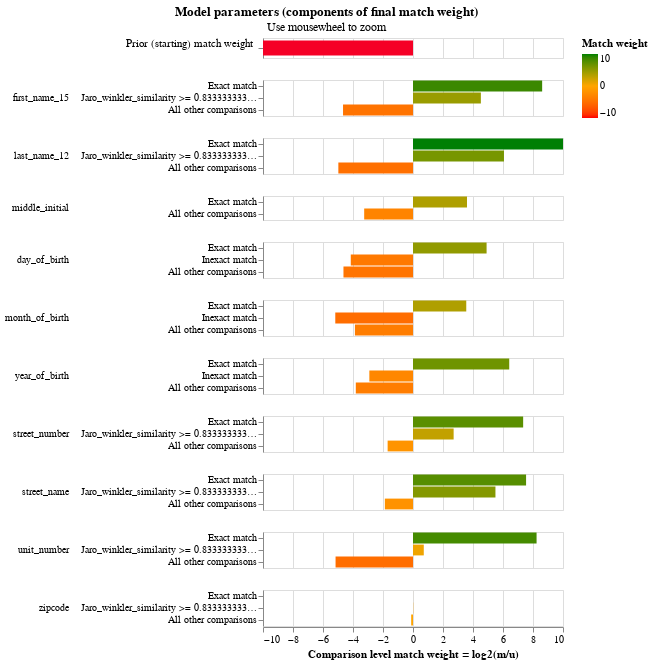

The code cell stored with this chart in its notebook:
### Code cell
linker.match_weights_chart()

### Figure 1 — Vega-Lite specification as saved in the notebook (floating-point values rounded to 4 significant figures)
{"config": {"view": {"continuousWidth": 300, "continuousHeight": 300, "discreteHeight": 60, "discreteWidth": 400}, "header": {"title": null}, "mark": {"tooltip": null}, "title": {"anchor": "middle"}}, "vconcat": [{"mark": {"type": "bar", "clip": true, "height": 15}, "encoding": {"color": {"field": "log2_bayes_factor", "scale": {"domain": [-10, 0, 10], "range": ["red", "orange", "green"]}, "title": "Match weight", "type": "quantitative"}, "tooltip": [{"field": "comparison_name", "title": "Comparison name", "type": "nominal"}, {"field": "probability_two_random_records_match", "format": ".4f", "title": "Probability two random records match", "type": "nominal"}, {"field": "log2_bayes_factor", "format": ",.4f", "title": "Equivalent match weight", "type": "quantitative"}, {"field": "bayes_factor_description", "title": "Match weight description", "type": "nominal"}], "x": {"axis": {"domain": false, "labels": false, "ticks": false, "title": ""}, "field": "log2_bayes_factor", "scale": {"domain": [-10, 10]}, "type": "quantitative"}, "y": {"axis": {"title": "Prior (starting) match weight", "titleAlign": "right", "titleAngle": 0, "titleFontWeight": "normal"}, "field": "label_for_charts", "sort": {"field": "comparison_vector_value", "order": "descending"}, "type": "nominal"}}, "height": 20, "transform": [{"filter": "(datum.comparison_name == 'probability_two_random_records_match')"}]}, {"mark": {"type": "bar", "clip": true}, "encoding": {"color": {"field": "log2_bayes_factor", "scale": {"domain": [-10, 0, 10], "range": ["red", "orange", "green"]}, "title": "Match weight", "type": "quantitative"}, "row": {"field": "comparison_name", "header": {"labelAlign": "left", "labelAnchor": "middle", "labelAngle": 0}, "sort": {"field": "comparison_sort_order"}, "type": "nominal"}, "tooltip": [{"field": "comparison_name", "title": "Comparison name", "type": "nominal"}, {"field": "label_for_charts", "title": "Label", "type": "ordinal"}, {"field": "sql_condition", "title": "SQL condition", "type": "nominal"}, {"field": "m_probability", "format": ".4f", "title": "M probability", "type": "quantitative"}, {"field": "u_probability", "format": ".4f", "title": "U probability", "type": "quantitative"}, {"field": "bayes_factor", "format": ",.4f", "title": "Bayes factor = m/u", "type": "quantitative"}, {"field": "log2_bayes_factor", "format": ",.4f", "title": "Match weight = log2(m/u)", "type": "quantitative"}, {"field": "bayes_factor_description", "title": "Match weight description", "type": "nominal"}], "x": {"axis": {"title": "Comparison level match weight = log2(m/u)"}, "field": "log2_bayes_factor", "scale": {"domain": [-10, 10]}, "type": "quantitative"}, "y": {"axis": {"title": null}, "field": "label_for_charts", "sort": {"field": "comparison_vector_value", "order": "descending"}, "type": "nominal"}}, "height": {"step": 12}, "resolve": {"axis": {"y": "independent"}, "scale": {"y": "independent"}}, "transform": [{"filter": "(datum.comparison_name != 'probability_two_random_records_match')"}]}], "data": {"name": "data-b6a414e1620cd51f741232635a20530e"}, "params": [{"name": "mouse_zoom", "select": {"type": "interval", "encodings": ["x"]}, "bind": "scales", "views": []}], "resolve": {"axis": {"y": "independent"}, "scale": {"y": "independent"}}, "title": {"text": "Model parameters (components of final match weight)", "subtitle": "Use mousewheel to zoom"}, "$schema": "https://vega.github.io/schema/vega-lite/v5.9.3.json", "datasets": {"data-b6a414e1620cd51f741232635a20530e": [{"comparison_name": "probability_two_random_records_match", "sql_condition": null, "label_for_charts": "", "m_probability": null, "u_probability": null, "m_probability_description": null, "u_probability_description": null, "has_tf_adjustments": false, "tf_adjustment_column": null, "tf_adjustment_weight": null, "is_null_level": false, "bayes_factor": 1.302e-05, "log2_bayes_factor": -16.23, "comparison_vector_value": 0, "max_comparison_vector_value": 0, "bayes_factor_description": "The probability that two random records drawn at random match is 0.000 or one in  76,779.0 records.This is equivalent to a starting match weight of -16.228.", "probability_two_random_records_match": 1.302e-05, "comparison_sort_order": -1}, {"comparison_name": "first_name_15", "sql_condition": "\"first_name_15_l\" = \"first_name_15_r\"", "label_for_charts": "Exact match", "m_probability": 0.8835, "u_probability": 0.002261, "m_probability_description": "Amongst matching record comparisons, 88.35% of records are in the exact match comparison level", "u_probability_description": "Amongst non-matching record comparisons, 0.23% of records are in the exact match comparison level", "has_tf_adjustments": false, "tf_adjustment_column": null, "tf_adjustment_weight": 1.0, "is_null_level": false, "bayes_factor": 390.7, "log2_bayes_factor": 8.61, "comparison_vector_value": 2, "max_comparison_vector_value": 2, "bayes_factor_description": "If comparison level is `exact match` then comparison is 390.72 times more likely to be a match", "probability_two_random_records_match": 1.302e-05, "comparison_sort_order": 0}, {"comparison_name": "first_name_15", "sql_condition": "jaro_winkler_similarity(\"first_name_15_l\", \"first_name_15_r\") >= 0.8333333333333334", "label_for_charts": "Jaro_winkler_similarity >= 0.8333333333333334", "m_probability": 0.07728, "u_probability": 0.003358, "m_probability_description": "Amongst matching record comparisons, 7.73% of records are in the jaro_winkler_similarity >= 0.8333333333333334 comparison level", "u_probability_description": "Amongst non-matching record comparisons, 0.34% of records are in the jaro_winkler_similarity >= 0.8333333333333334 comparison level", "has_tf_adjustments": false, "tf_adjustment_column": null, "tf_adjustment_weight": 1.0, "is_null_level": false, "bayes_factor": 23.02, "log2_bayes_factor": 4.525, "comparison_vector_value": 1, "max_comparison_vector_value": 2, "bayes_factor_description": "If comparison level is `jaro_winkler_similarity >= 0.8333333333333334` then comparison is 23.02 times more likely to be a match", "probability_two_random_records_match": 1.302e-05, "comparison_sort_order": 0}, {"comparison_name": "first_name_15", "sql_condition": "ELSE", "label_for_charts": "All other comparisons", "m_probability": 0.03921, "u_probability": 0.9944, "m_probability_description": "Amongst matching record comparisons, 3.92% of records are in the all other comparisons comparison level", "u_probability_description": "Amongst non-matching record comparisons, 99.44% of records are in the all other comparisons comparison level", "has_tf_adjustments": false, "tf_adjustment_column": null, "tf_adjustment_weight": 1.0, "is_null_level": false, "bayes_factor": 0.03944, "log2_bayes_factor": -4.664, "comparison_vector_value": 0, "max_comparison_vector_value": 2, "bayes_factor_description": "If comparison level is `all other comparisons` then comparison is  25.36 times less likely to be a match", "probability_two_random_records_match": 1.302e-05, "comparison_sort_order": 0}, {"comparison_name": "last_name_12", "sql_condition": "\"last_name_12_l\" = \"last_name_12_r\"", "label_for_charts": "Exact match", "m_probability": 0.8874, "u_probability": 0.0007497, "m_probability_description": "Amongst matching record comparisons, 88.74% of records are in the exact match comparison level", "u_probability_description": "Amongst non-matching record comparisons, 0.07% of records are in the exact match comparison level", "has_tf_adjustments": false, "tf_adjustment_column": null, "tf_adjustment_weight": 1.0, "is_null_level": false, "bayes_factor": 1184.0, "log2_bayes_factor": 10.21, "comparison_vector_value": 2, "max_comparison_vector_value": 2, "bayes_factor_description": "If comparison level is `exact match` then comparison is 1,183.64 times more likely to be a match", "probability_two_random_records_match": 1.302e-05, "comparison_sort_order": 1}, {"comparison_name": "last_name_12", "sql_condition": "jaro_winkler_similarity(\"last_name_12_l\", \"last_name_12_r\") >= 0.8333333333333334", "label_for_charts": "Jaro_winkler_similarity >= 0.8333333333333334", "m_probability": 0.08093, "u_probability": 0.001209, "m_probability_description": "Amongst matching record comparisons, 8.09% of records are in the jaro_winkler_similarity >= 0.8333333333333334 comparison level", "u_probability_description": "Amongst non-matching record comparisons, 0.12% of records are in the jaro_winkler_similarity >= 0.8333333333333334 comparison level", "has_tf_adjustments": false, "tf_adjustment_column": null, "tf_adjustment_weight": 1.0, "is_null_level": false, "bayes_factor": 66.94, "log2_bayes_factor": 6.065, "comparison_vector_value": 1, "max_comparison_vector_value": 2, "bayes_factor_description": "If comparison level is `jaro_winkler_similarity >= 0.8333333333333334` then comparison is 66.94 times more likely to be a match", "probability_two_random_records_match": 1.302e-05, "comparison_sort_order": 1}, {"comparison_name": "last_name_12", "sql_condition": "ELSE", "label_for_charts": "All other comparisons", "m_probability": 0.0317, "u_probability": 0.998, "m_probability_description": "Amongst matching record comparisons, 3.17% of records are in the all other comparisons comparison level", "u_probability_description": "Amongst non-matching record comparisons, 99.80% of records are in the all other comparisons comparison level", "has_tf_adjustments": false, "tf_adjustment_column": null, "tf_adjustment_weight": 1.0, "is_null_level": false, "bayes_factor": 0.03176, "log2_bayes_factor": -4.977, "comparison_vector_value": 0, "max_comparison_vector_value": 2, "bayes_factor_description": "If comparison level is `all other comparisons` then comparison is  31.48 times less likely to be a match", "probability_two_random_records_match": 1.302e-05, "comparison_sort_order": 1}, {"comparison_name": "middle_initial", "sql_condition": "\"middle_initial_l\" = \"middle_initial_r\"", "label_for_charts": "Exact match", "m_probability": 0.903, "u_probability": 0.07447, "m_probability_description": "Amongst matching record comparisons, 90.30% of records are in the exact match comparison level", "u_probability_description": "Amongst non-matching record comparisons, 7.45% of records are in the exact match comparison level", "has_tf_adjustments": false, "tf_adjustment_column": null, "tf_adjustment_weight": 1.0, "is_null_level": false, "bayes_factor": 12.13, "log2_bayes_factor": 3.6, "comparison_vector_value": 1, "max_comparison_vector_value": 1, "bayes_factor_description": "If comparison level is `exact match` then comparison is 12.13 times more likely to be a match", "probability_two_random_records_match": 1.302e-05, "comparison_sort_order": 2}, {"comparison_name": "middle_initial", "sql_condition": "ELSE", "label_for_charts": "All other comparisons", "m_probability": 0.097, "u_probability": 0.9255, "m_probability_description": "Amongst matching record comparisons, 9.70% of records are in the all other comparisons comparison level", "u_probability_description": "Amongst non-matching record comparisons, 92.55% of records are in the all other comparisons comparison level", "has_tf_adjustments": false, "tf_adjustment_column": null, "tf_adjustment_weight": 1.0, "is_null_level": false, "bayes_factor": 0.1048, "log2_bayes_factor": -3.254, "comparison_vector_value": 0, "max_comparison_vector_value": 1, "bayes_factor_description": "If comparison level is `all other comparisons` then comparison is  9.54 times less likely to be a match", "probability_two_random_records_match": 1.302e-05, "comparison_sort_order": 2}, {"comparison_name": "day_of_birth", "sql_condition": "\"day_of_birth_l\" = \"day_of_birth_r\"", "label_for_charts": "Exact match", "m_probability": 0.9563, "u_probability": 0.03189, "m_probability_description": "Amongst matching record comparisons, 95.63% of records are in the exact match comparison level", "u_probability_description": "Amongst non-matching record comparisons, 3.19% of records are in the exact match comparison level", "has_tf_adjustments": false, "tf_adjustment_column": null, "tf_adjustment_weight": 1.0, "is_null_level": false, "bayes_factor": 29.98, "log2_bayes_factor": 4.906, "comparison_vector_value": 2, "max_comparison_vector_value": 2, "bayes_factor_description": "If comparison level is `exact match` then comparison is 29.98 times more likely to be a match", "probability_two_random_records_match": 1.302e-05, "comparison_sort_order": 3}, {"comparison_name": "day_of_birth", "sql_condition": "abs(day_of_birth_l - day_of_birth_r) <= 5", "label_for_charts": "Inexact match", "m_probability": 0.01649, "u_probability": 0.2923, "m_probability_description": "Amongst matching record comparisons, 1.65% of records are in the inexact match comparison level", "u_probability_description": "Amongst non-matching record comparisons, 29.23% of records are in the inexact match comparison level", "has_tf_adjustments": false, "tf_adjustment_column": null, "tf_adjustment_weight": 1.0, "is_null_level": false, "bayes_factor": 0.0564, "log2_bayes_factor": -4.148, "comparison_vector_value": 1, "max_comparison_vector_value": 2, "bayes_factor_description": "If comparison level is `inexact match` then comparison is  17.73 times less likely to be a match", "probability_two_random_records_match": 1.302e-05, "comparison_sort_order": 3}, {"comparison_name": "day_of_birth", "sql_condition": "ELSE", "label_for_charts": "All other comparisons", "m_probability": 0.02719, "u_probability": 0.6758, "m_probability_description": "Amongst matching record comparisons, 2.72% of records are in the all other comparisons comparison level", "u_probability_description": "Amongst non-matching record comparisons, 67.58% of records are in the all other comparisons comparison level", "has_tf_adjustments": false, "tf_adjustment_column": null, "tf_adjustment_weight": 1.0, "is_null_level": false, "bayes_factor": 0.04023, "log2_bayes_factor": -4.636, "comparison_vector_value": 0, "max_comparison_vector_value": 2, "bayes_factor_description": "If comparison level is `all other comparisons` then comparison is  24.86 times less likely to be a match", "probability_two_random_records_match": 1.302e-05, "comparison_sort_order": 3}, {"comparison_name": "month_of_birth", "sql_condition": "\"month_of_birth_l\" = \"month_of_birth_r\"", "label_for_charts": "Exact match", "m_probability": 0.9537, "u_probability": 0.0814, "m_probability_description": "Amongst matching record comparisons, 95.37% of records are in the exact match comparison level", "u_probability_description": "Amongst non-matching record comparisons, 8.14% of records are in the exact match comparison level", "has_tf_adjustments": false, "tf_adjustment_column": null, "tf_adjustment_weight": 1.0, "is_null_level": false, "bayes_factor": 11.72, "log2_bayes_factor": 3.551, "comparison_vector_value": 2, "max_comparison_vector_value": 2, "bayes_factor_description": "If comparison level is `exact match` then comparison is 11.72 times more likely to be a match", "probability_two_random_records_match": 1.302e-05, "comparison_sort_order": 4}, {"comparison_name": "month_of_birth", "sql_condition": "abs(month_of_birth_l - month_of_birth_r) <= 3", "label_for_charts": "Inexact match", "m_probability": 0.01115, "u_probability": 0.4045, "m_probability_description": "Amongst matching record comparisons, 1.12% of records are in the inexact match comparison level", "u_probability_description": "Amongst non-matching record comparisons, 40.45% of records are in the inexact match comparison level", "has_tf_adjustments": false, "tf_adjustment_column": null, "tf_adjustment_weight": 1.0, "is_null_level": false, "bayes_factor": 0.02757, "log2_bayes_factor": -5.181, "comparison_vector_value": 1, "max_comparison_vector_value": 2, "bayes_factor_description": "If comparison level is `inexact match` then comparison is  36.28 times less likely to be a match", "probability_two_random_records_match": 1.302e-05, "comparison_sort_order": 4}, {"comparison_name": "month_of_birth", "sql_condition": "ELSE", "label_for_charts": "All other comparisons", "m_probability": 0.0351, "u_probability": 0.5141, "m_probability_description": "Amongst matching record comparisons, 3.51% of records are in the all other comparisons comparison level", "u_probability_description": "Amongst non-matching record comparisons, 51.41% of records are in the all other comparisons comparison level", "has_tf_adjustments": false, "tf_adjustment_column": null, "tf_adjustment_weight": 1.0, "is_null_level": false, "bayes_factor": 0.06829, "log2_bayes_factor": -3.872, "comparison_vector_value": 0, "max_comparison_vector_value": 2, "bayes_factor_description": "If comparison level is `all other comparisons` then comparison is  14.64 times less likely to be a match", "probability_two_random_records_match": 1.302e-05, "comparison_sort_order": 4}, {"comparison_name": "year_of_birth", "sql_condition": "\"year_of_birth_l\" = \"year_of_birth_r\"", "label_for_charts": "Exact match", "m_probability": 0.9231, "u_probability": 0.01081, "m_probability_description": "Amongst matching record comparisons, 92.31% of records are in the exact match comparison level", "u_probability_description": "Amongst non-matching record comparisons, 1.08% of records are in the exact match comparison level", "has_tf_adjustments": false, "tf_adjustment_column": null, "tf_adjustment_weight": 1.0, "is_null_level": false, "bayes_factor": 85.35, "log2_bayes_factor": 6.415, "comparison_vector_value": 2, "max_comparison_vector_value": 2, "bayes_factor_description": "If comparison level is `exact match` then comparison is 85.35 times more likely to be a match", "probability_two_random_records_match": 1.302e-05, "comparison_sort_order": 5}, {"comparison_name": "year_of_birth", "sql_condition": "abs(year_of_birth_l - year_of_birth_r) <= 5", "label_for_charts": "Inexact match", "m_probability": 0.0141, "u_probability": 0.106, "m_probability_description": "Amongst matching record comparisons, 1.41% of records are in the inexact match comparison level", "u_probability_description": "Amongst non-matching record comparisons, 10.60% of records are in the inexact match comparison level", "has_tf_adjustments": false, "tf_adjustment_column": null, "tf_adjustment_weight": 1.0, "is_null_level": false, "bayes_factor": 0.133, "log2_bayes_factor": -2.911, "comparison_vector_value": 1, "max_comparison_vector_value": 2, "bayes_factor_description": "If comparison level is `inexact match` then comparison is  7.52 times less likely to be a match", "probability_two_random_records_match": 1.302e-05, "comparison_sort_order": 5}, {"comparison_name": "year_of_birth", "sql_condition": "ELSE", "label_for_charts": "All other comparisons", "m_probability": 0.06284, "u_probability": 0.8832, "m_probability_description": "Amongst matching record comparisons, 6.28% of records are in the all other comparisons comparison level", "u_probability_description": "Amongst non-matching record comparisons, 88.32% of records are in the all other comparisons comparison level", "has_tf_adjustments": false, "tf_adjustment_column": null, "tf_adjustment_weight": 1.0, "is_null_level": false, "bayes_factor": 0.07116, "log2_bayes_factor": -3.813, "comparison_vector_value": 0, "max_comparison_vector_value": 2, "bayes_factor_description": "If comparison level is `all other comparisons` then comparison is  14.05 times less likely to be a match", "probability_two_random_records_match": 1.302e-05, "comparison_sort_order": 5}, {"comparison_name": "street_number", "sql_condition": "\"street_number_l\" = \"street_number_r\"", "label_for_charts": "Exact match", "m_probability": 0.6192, "u_probability": 0.003813, "m_probability_description": "Amongst matching record comparisons, 61.92% of records are in the exact match comparison level", "u_probability_description": "Amongst non-matching record comparisons, 0.38% of records are in the exact match comparison level", "has_tf_adjustments": false, "tf_adjustment_column": null, "tf_adjustment_weight": 1.0, "is_null_level": false, "bayes_factor": 162.4, "log2_bayes_factor": 7.343, "comparison_vector_value": 2, "max_comparison_vector_value": 2, "bayes_factor_description": "If comparison level is `exact match` then comparison is 162.40 times more likely to be a match", "probability_two_random_records_match": 1.302e-05, "comparison_sort_order": 6}, {"comparison_name": "street_number", "sql_condition": "jaro_winkler_similarity(\"street_number_l\", \"street_number_r\") >= 0.8333333333333334", "label_for_charts": "Jaro_winkler_similarity >= 0.8333333333333334", "m_probability": 0.0759, "u_probability": 0.01161, "m_probability_description": "Amongst matching record comparisons, 7.59% of records are in the jaro_winkler_similarity >= 0.8333333333333334 comparison level", "u_probability_description": "Amongst non-matching record comparisons, 1.16% of records are in the jaro_winkler_similarity >= 0.8333333333333334 comparison level", "has_tf_adjustments": false, "tf_adjustment_column": null, "tf_adjustment_weight": 1.0, "is_null_level": false, "bayes_factor": 6.539, "log2_bayes_factor": 2.709, "comparison_vector_value": 1, "max_comparison_vector_value": 2, "bayes_factor_description": "If comparison level is `jaro_winkler_similarity >= 0.8333333333333334` then comparison is 6.54 times more likely to be a match", "probability_two_random_records_match": 1.302e-05, "comparison_sort_order": 6}, {"comparison_name": "street_number", "sql_condition": "ELSE", "label_for_charts": "All other comparisons", "m_probability": 0.3049, "u_probability": 0.9846, "m_probability_description": "Amongst matching record comparisons, 30.49% of records are in the all other comparisons comparison level", "u_probability_description": "Amongst non-matching record comparisons, 98.46% of records are in the all other comparisons comparison level", "has_tf_adjustments": false, "tf_adjustment_column": null, "tf_adjustment_weight": 1.0, "is_null_level": false, "bayes_factor": 0.3096, "log2_bayes_factor": -1.691, "comparison_vector_value": 0, "max_comparison_vector_value": 2, "bayes_factor_description": "If comparison level is `all other comparisons` then comparison is  3.23 times less likely to be a match", "probability_two_random_records_match": 1.302e-05, "comparison_sort_order": 6}, {"comparison_name": "street_name", "sql_condition": "\"street_name_l\" = \"street_name_r\"", "label_for_charts": "Exact match", "m_probability": 0.6598, "u_probability": 0.003549, "m_probability_description": "Amongst matching record comparisons, 65.98% of records are in the exact match comparison level", "u_probability_description": "Amongst non-matching record comparisons, 0.35% of records are in the exact match comparison level", "has_tf_adjustments": false, "tf_adjustment_column": null, "tf_adjustment_weight": 1.0, "is_null_level": false, "bayes_factor": 185.9, "log2_bayes_factor": 7.539, "comparison_vector_value": 2, "max_comparison_vector_value": 2, "bayes_factor_description": "If comparison level is `exact match` then comparison is 185.92 times more likely to be a match", "probability_two_random_records_match": 1.302e-05, "comparison_sort_order": 7}, {"comparison_name": "street_name", "sql_condition": "jaro_winkler_similarity(\"street_name_l\", \"street_name_r\") >= 0.8333333333333334", "label_for_charts": "Jaro_winkler_similarity >= 0.8333333333333334", "m_probability": 0.06922, "u_probability": 0.001533, "m_probability_description": "Amongst matching record comparisons, 6.92% of records are in the jaro_winkler_similarity >= 0.8333333333333334 comparison level", "u_probability_description": "Amongst non-matching record comparisons, 0.15% of records are in the jaro_winkler_similarity >= 0.8333333333333334 comparison level", "has_tf_adjustments": false, "tf_adjustment_column": null, "tf_adjustment_weight": 1.0, "is_null_level": false, "bayes_factor": 45.15, "log2_bayes_factor": 5.497, "comparison_vector_value": 1, "max_comparison_vector_value": 2, "bayes_factor_description": "If comparison level is `jaro_winkler_similarity >= 0.8333333333333334` then comparison is 45.15 times more likely to be a match", "probability_two_random_records_match": 1.302e-05, "comparison_sort_order": 7}, {"comparison_name": "street_name", "sql_condition": "ELSE", "label_for_charts": "All other comparisons", "m_probability": 0.2709, "u_probability": 0.9949, "m_probability_description": "Amongst matching record comparisons, 27.09% of records are in the all other comparisons comparison level", "u_probability_description": "Amongst non-matching record comparisons, 99.49% of records are in the all other comparisons comparison level", "has_tf_adjustments": false, "tf_adjustment_column": null, "tf_adjustment_weight": 1.0, "is_null_level": false, "bayes_factor": 0.2723, "log2_bayes_factor": -1.877, "comparison_vector_value": 0, "max_comparison_vector_value": 2, "bayes_factor_description": "If comparison level is `all other comparisons` then comparison is  3.67 times less likely to be a match", "probability_two_random_records_match": 1.302e-05, "comparison_sort_order": 7}, {"comparison_name": "unit_number", "sql_condition": "\"unit_number_l\" = \"unit_number_r\"", "label_for_charts": "Exact match", "m_probability": 0.8545, "u_probability": 0.00283, "m_probability_description": "Amongst matching record comparisons, 85.45% of records are in the exact match comparison level", "u_probability_description": "Amongst non-matching record comparisons, 0.28% of records are in the exact match comparison level", "has_tf_adjustments": false, "tf_adjustment_column": null, "tf_adjustment_weight": 1.0, "is_null_level": false, "bayes_factor": 302.0, "log2_bayes_factor": 8.238, "comparison_vector_value": 2, "max_comparison_vector_value": 2, "bayes_factor_description": "If comparison level is `exact match` then comparison is 301.98 times more likely to be a match", "probability_two_random_records_match": 1.302e-05, "comparison_sort_order": 8}, {"comparison_name": "unit_number", "sql_condition": "jaro_winkler_similarity(\"unit_number_l\", \"unit_number_r\") >= 0.8333333333333334", "label_for_charts": "Jaro_winkler_similarity >= 0.8333333333333334", "m_probability": 0.1197, "u_probability": 0.07272, "m_probability_description": "Amongst matching record comparisons, 11.97% of records are in the jaro_winkler_similarity >= 0.8333333333333334 comparison level", "u_probability_description": "Amongst non-matching record comparisons, 7.27% of records are in the jaro_winkler_similarity >= 0.8333333333333334 comparison level", "has_tf_adjustments": false, "tf_adjustment_column": null, "tf_adjustment_weight": 1.0, "is_null_level": false, "bayes_factor": 1.646, "log2_bayes_factor": 0.7186, "comparison_vector_value": 1, "max_comparison_vector_value": 2, "bayes_factor_description": "If comparison level is `jaro_winkler_similarity >= 0.8333333333333334` then comparison is 1.65 times more likely to be a match", "probability_two_random_records_match": 1.302e-05, "comparison_sort_order": 8}, {"comparison_name": "unit_number", "sql_condition": "ELSE", "label_for_charts": "All other comparisons", "m_probability": 0.02582, "u_probability": 0.9244, "m_probability_description": "Amongst matching record comparisons, 2.58% of records are in the all other comparisons comparison level", "u_probability_description": "Amongst non-matching record comparisons, 92.44% of records are in the all other comparisons comparison level", "has_tf_adjustments": false, "tf_adjustment_column": null, "tf_adjustment_weight": 1.0, "is_null_level": false, "bayes_factor": 0.02793, "log2_bayes_factor": -5.162, "comparison_vector_value": 0, "max_comparison_vector_value": 2, "bayes_factor_description": "If comparison level is `all other comparisons` then comparison is  35.81 times less likely to be a match", "probability_two_random_records_match": 1.302e-05, "comparison_sort_order": 8}, {"comparison_name": "zipcode", "sql_condition": "\"zipcode_l\" = \"zipcode_r\"", "label_for_charts": "Exact match", "m_probability": 0.9472, "u_probability": 0.9462, "m_probability_description": "Amongst matching record comparisons, 94.72% of records are in the exact match comparison level", "u_probability_description": "Amongst non-matching record comparisons, 94.62% of records are in the exact match comparison level", "has_tf_adjustments": false, "tf_adjustment_column": null, "tf_adjustment_weight": 1.0, "is_null_level": false, "bayes_factor": 1.001, "log2_bayes_factor": 0.001536, "comparison_vector_value": 2, "max_comparison_vector_value": 2, "bayes_factor_description": "If comparison level is `exact match` then comparison is 1.00 times more likely to be a match", "probability_two_random_records_match": 1.302e-05, "comparison_sort_order": 9}, {"comparison_name": "zipcode", "sql_condition": "jaro_winkler_similarity(\"zipcode_l\", \"zipcode_r\") >= 0.8333333333333334", "label_for_charts": "Jaro_winkler_similarity >= 0.8333333333333334", "m_probability": 0.03709, "u_probability": 0.03672, "m_probability_description": "Amongst matching record comparisons, 3.71% of records are in the jaro_winkler_similarity >= 0.8333333333333334 comparison level", "u_probability_description": "Amongst non-matching record comparisons, 3.67% of records are in the jaro_winkler_similarity >= 0.8333333333333334 comparison level", "has_tf_adjustments": false, "tf_adjustment_column": null, "tf_adjustment_weight": 1.0, "is_null_level": false, "bayes_factor": 1.01, "log2_bayes_factor": 0.01455, "comparison_vector_value": 1, "max_comparison_vector_value": 2, "bayes_factor_description": "If comparison level is `jaro_winkler_similarity >= 0.8333333333333334` then comparison is 1.01 times more likely to be a match", "probability_two_random_records_match": 1.302e-05, "comparison_sort_order": 9}, {"comparison_name": "zipcode", "sql_condition": "ELSE", "label_for_charts": "All other comparisons", "m_probability": 0.01569, "u_probability": 0.01707, "m_probability_description": "Amongst matching record comparisons, 1.57% of records are in the all other comparisons comparison level", "u_probability_description": "Amongst non-matching record comparisons, 1.71% of records are in the all other comparisons comparison level", "has_tf_adjustments": false, "tf_adjustment_column": null, "tf_adjustment_weight": 1.0, "is_null_level": false, "bayes_factor": 0.9192, "log2_bayes_factor": -0.1216, "comparison_vector_value": 0, "max_comparison_vector_value": 2, "bayes_factor_description": "If comparison level is `all other comparisons` then comparison is  1.09 times less likely to be a match", "probability_two_random_records_match": 1.302e-05, "comparison_sort_order": 9}]}}
